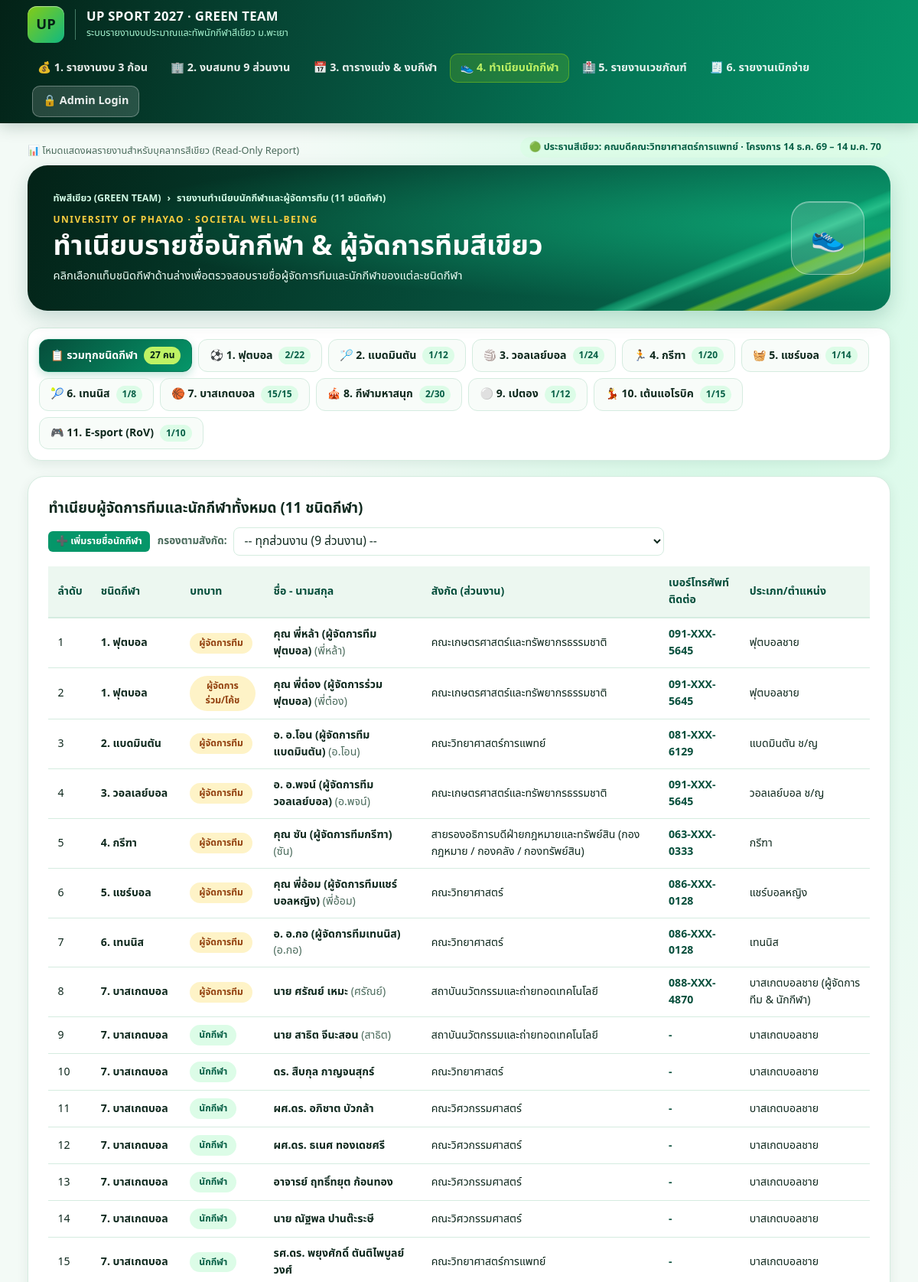
The app's page /athletes.php (upper part) with its own data.
### tables this page shows
CREATE TABLE sports (
    id INT AUTO_INCREMENT PRIMARY KEY,
    sport_no INT NOT NULL UNIQUE,
    sport_name VARCHAR(100) NOT NULL,
    sport_type VARCHAR(100) NOT NULL,
    default_venue VARCHAR(150) NOT NULL,
    manager_unit_id INT NULL,
    manager_unit VARCHAR(150) NOT NULL,
    manager_name VARCHAR(150) NOT NULL,
    manager_phone VARCHAR(50) NULL,
    sub_manager_name VARCHAR(150) NULL,
    sub_manager_phone VARCHAR(50) NULL,
    target_athletes INT NOT NULL DEFAULT 15,
    registered_athletes INT NOT NULL DEFAULT 0,
    practice_days INT NOT NULL DEFAULT 3,
    practice_cost_per_day DECIMAL(10,2) NOT NULL DEFAULT 150.00,
    match_days INT NOT NULL DEFAULT 3,
    match_cost_per_day DECIMAL(10,2) NOT NULL DEFAULT 300.00,
    extra_consumables_cost DECIMAL(10,2) NOT NULL DEFAULT 0.00,
    alloc_tranche_1 DECIMAL(10,2) NOT NULL DEFAULT 0.00,
    alloc_tranche_2 DECIMAL(10,2) NOT NULL DEFAULT 0.00,
    alloc_tranche_3 DECIMAL(10,2) NOT NULL DEFAULT 0.00,
    sponsor_bottles_per_match INT NOT NULL DEFAULT 15,
    cooling_spray_quota INT NOT NULL DEFAULT 1,
    medical_risk ENUM('LOW', 'MEDIUM', 'HIGH') DEFAULT 'MEDIUM',
    notes TEXT NULL,
    FOREIGN KEY (manager_unit_id) REFERENCES units(id) ON DELETE SET NULL
);

CREATE TABLE sport_members (
    id INT AUTO_INCREMENT PRIMARY KEY,
    sport_id INT NOT NULL,
    unit_id INT NOT NULL,
    member_role ENUM('MANAGER', 'COACH', 'ATHLETE', 'SUB_ATHLETE', 'COORDINATOR') NOT NULL DEFAULT 'ATHLETE',
    title_prefix VARCHAR(50) NULL,
    full_name VARCHAR(150) NOT NULL,
    nickname VARCHAR(60) NULL,
    gender ENUM('M', 'F', 'OTHER') DEFAULT 'M',
    personnel_type ENUM('STAFF', 'EMPLOYEE', 'EXECUTIVE') DEFAULT 'STAFF',
    phone VARCHAR(50) NOT NULL,
    line_id VARCHAR(100) NULL,
    competition_category VARCHAR(100) NULL,
    shirt_size VARCHAR(10) DEFAULT 'L',
    food_allergy_or_medical VARCHAR(255) NULL,
    join_parade TINYINT(1) NOT NULL DEFAULT 0,
    join_cheer TINYINT(1) NOT NULL DEFAULT 0,
    join_bmi TINYINT(1) NOT NULL DEFAULT 1,
    created_at TIMESTAMP DEFAULT CURRENT_TIMESTAMP,
    FOREIGN KEY (sport_id) REFERENCES sports(id) ON DELETE CASCADE,
    FOREIGN KEY (unit_id) REFERENCES units(id) ON DELETE RESTRICT
);

CREATE TABLE units (
    id INT AUTO_INCREMENT PRIMARY KEY,
    unit_code VARCHAR(20) NOT NULL UNIQUE,
    unit_name VARCHAR(150) NOT NULL,
    parent_line VARCHAR(150) NOT NULL,
    staff_count INT NOT NULL DEFAULT 0 COMMENT 'จำนวนพนักงาน (คนละ 100 บาท)',
    employee_count INT NOT NULL DEFAULT 0 COMMENT 'จำนวนลูกจ้าง (ยกเว้นรายหัว)',
    expected_participation_pct DECIMAL(5,2) NOT NULL DEFAULT 70.00 COMMENT '% คาดการณ์ผู้เข้าร่วมจริง',
    exec_support_pledged DECIMAL(10,2) NOT NULL DEFAULT 0.00 COMMENT 'งบผู้บริหารแจ้งสนับสนุน (ก้อน 1)',
    exec_support_received DECIMAL(10,2) NOT NULL DEFAULT 0.00 COMMENT 'งบผู้บริหารที่ส่งแล้ว',
    headcount_received DECIMAL(10,2) NOT NULL DEFAULT 0.00 COMMENT 'เงินรายหัว/โครงการคณะที่ส่งแล้ว (ก้อน 3)',
    coordinator_name VARCHAR(100) NOT NULL,
    coordinator_phone VARCHAR(50) NOT NULL,
    payment_due_date DATE DEFAULT '2026-11-30',
    payment_status ENUM('PENDING', 'PARTIAL', 'PAID') DEFAULT 'PENDING',
    updated_at TIMESTAMP DEFAULT CURRENT_TIMESTAMP ON UPDATE CURRENT_TIMESTAMP
);

### config/db.php (called while the page is built, shortened)
<?php
function h($str): string {
    return htmlspecialchars((string)$str, ENT_QUOTES, 'UTF-8');
}
function mask_phone($phone, bool $show_full = false): string {
    $raw = trim((string)$phone);
    if ($raw === '' || $raw === '-' || $show_full) {
        return $raw;
    }
    $digits = preg_replace('/\D+/', '', $raw);
    if (strlen($digits) >= 9) {
        return substr($digits, 0, 3) . '-XXX-' . substr($digits, -4);
    }
    return $raw;
}

### config/auth.php (called while the page is built, shortened)
<?php
require_once __DIR__ . '/db.php';
function is_admin_logged_in(): bool {
    if (empty($_SESSION['green_admin_logged_in'])) {
        return false;
    }
    return true;
}

### athletes.php (the view, shortened to what this page needs)
<?php
require_once __DIR__ . '/config/auth.php';
$filter_sport = isset($_GET['sport_id']) ? (int)$_GET['sport_id'] : (isset($_POST['sport_id']) ? (int)$_POST['sport_id'] : 0);
$sports = $pdo->query("
    SELECT s.*,
           (SELECT COUNT(*) FROM sport_members sm WHERE sm.sport_id = s.id) AS member_count
    FROM sports s
    ORDER BY s.sport_no ASC
")->fetchAll();
$total_all_members = array_sum(array_column($sports, 'member_count'));
$active_sport_info = null;
$sql = "
    SELECT sm.*, s.sport_no, s.sport_name, u.unit_name
    FROM sport_members sm
    JOIN sports s ON s.id = sm.sport_id
    JOIN units u ON u.id = sm.unit_id
    WHERE 1=1
";
$params = [];
$sql .= " ORDER BY s.sport_no ASC, FIELD(sm.member_role, 'MANAGER', 'COACH', 'COORDINATOR', 'ATHLETE', 'SUB_ATHLETE'), sm.id ASC";
$stmt = $pdo->prepare($sql);
$stmt->execute($params);
$members = $stmt->fetchAll();
$role_labels = [
    'MANAGER'     => ['ผู้จัดการทีม', 'warn'],
    'COACH'       => ['ผู้จัดการร่วม/โค้ช', 'warn'],
    'COORDINATOR' => ['ผู้ประสานงานส่วนงาน', 'info'],
    'ATHLETE'     => ['นักกีฬา', ''],
    'SUB_ATHLETE' => ['นักกีฬาตัวสำรอง', 'info'],
];
$sport_icons = [
    1 => '⚽', 2 => '🏸', 3 => '🏐', 4 => '🏃', 5 => '🧺',
    6 => '🎾', 7 => '🏀', 8 => '🎪', 9 => '⚪', 10 => '💃', 11 => '🎮'
];
require_once __DIR__ . '/includes/header.php';
?>
<div class="sport-tabs-bar">
  <a href="athletes.php" class="sport-tab-pill <?= $filter_sport === 0 ? 'active' : '' ?>">
    <span>📋 รวมทุกชนิดกีฬา</span>
    <span class="sport-tab-count"><?= (int)$total_all_members ?> คน</span>
  </a>
  <?php foreach ($sports as $sp):
    $sid = (int)$sp['id'];
    $sno = (int)$sp['sport_no'];
    $ico = $sport_icons[$sno] ?? '🏅';
    $is_active = ($filter_sport === $sid);
  ?>
    <a href="athletes.php?sport_id=<?= $sid ?>" class="sport-tab-pill <?= $is_active ? 'active' : '' ?>">
      <span><?= $ico ?> <?= $sno ?>. <?= h($sp['sport_name']) ?></span>
      <span class="sport-tab-count"><?= (int)$sp['member_count'] ?>/<?= (int)$sp['target_athletes'] ?></span>
    </a>
  <?php endforeach; ?>
</div>
<div class="white-shell">
  <div style="display:flex; justify-content:space-between; align-items:center; flex-wrap:wrap; gap:10px; margin-bottom:14px;">
    <h2 style="font-size:1.18rem; font-weight:800;">
      <?= $active_sport_info ? 'ทำเนียบผู้จัดการทีมและนักกีฬา: ' . h($active_sport_info['sport_name']) : 'ทำเนียบผู้จัดการทีมและนักกีฬาทั้งหมด (11 ชนิดกีฬา)' ?>
    </h2>
    <div style="display:flex; align-items:center; gap:10px; flex-wrap:wrap;">
      <button type="button" class="btn-primary btn-sm" onclick="toggleRegForm()">➕ เพิ่มรายชื่อนักกีฬา</button>
      <form method="get" style="display:flex; align-items:center; gap:8px; margin:0;">
        <label style="font-size:0.84rem; font-weight:700; color:var(--muted);">กรองตามสังกัด:</label>
        <select name="unit_id" class="form-control" style="width:auto; padding:5px 10px;" onchange="this.form.submit()">
          <option value="0">-- ทุกส่วนงาน (9 ส่วนงาน) --</option>
        </select>
      </form>
    </div>
  </div>
  <div style="overflow-x:auto;">
    <table class="up-table">
      <thead>
        <tr>
          <th>ลำดับ</th>
          <th>ชนิดกีฬา</th>
          <th>บทบาท</th>
          <th>ชื่อ - นามสกุล</th>
          <th>สังกัด (ส่วนงาน)</th>
          <th>เบอร์โทรศัพท์ติดต่อ</th>
          <th>ประเภท/ตำแหน่ง</th>
        </tr>
      </thead>
      <tbody>
        <?php if (empty($members)): ?>
          <tr>
            <td colspan="7" style="text-align:center; padding:24px; color:var(--muted);">ยังไม่มีรายชื่อนักกีฬาในหมวดนี้</td>
          </tr>
        <?php else: ?>
          <?php foreach ($members as $idx => $m):
            [$r_text, $r_cls] = $role_labels[$m['member_role']] ?? [$m['member_role'], ''];
          ?>
          <tr>
            <td><?= $idx + 1 ?></td>
            <td><strong><?= (int)$m['sport_no'] ?>. <?= h($m['sport_name']) ?></strong></td>
            <td><span class="status-pill <?= $r_cls ?>"><?= h($r_text) ?></span></td>
            <td>
              <strong><?= h(trim($m['title_prefix'] . ' ' . $m['full_name'])) ?></strong>
              <?php if ($m['nickname']): ?>
                <span style="color:var(--muted);"> (<?= h($m['nickname']) ?>)</span>
              <?php endif; ?>
            </td>
            <td><?= h($m['unit_name']) ?></td>
            <td style="font-weight:750; color:var(--green-dark);"><?= h(mask_phone($m['phone'], is_admin_logged_in())) ?></td>
            <td><?= h($m['competition_category'] ?: '-') ?></td>
          </tr>
          <?php endforeach; ?>
        <?php endif; ?>
      </tbody>
    </table>
  </div>
</div>
<?php require_once __DIR__ . '/includes/footer.php'; ?>

### assets/css/green-theme.css (style rules this page uses)
:root { --ink: #0f291e; --muted: #4b6b5c; --deep: #042f1f; --green: #059669; --green-dark: #064e3b; --green-mid: #047857; --hot: #84cc16; --gold: #f9ce40; --paper: #f3faf6; --line: #d5ece0; --white: #ffffff; --radius: 16px; --shadow: 0 5px 15px rgba(6, 57, 38, 0.08); --max: 1408px; --pad: clamp(16px, 3vw, 40px); --thai: "Noto Sans Thai", "Leelawadee UI", "Tahoma", system-ui, sans-serif; }
*, *::before, *::after { box-sizing: border-box; }
html { color-scheme: light; }
body { margin: 0; background: radial-gradient(ellipse at 83% 13%, #d1fae5 0, transparent 38rem), var(--paper); color: var(--ink); font: 15.5px/1.56 var(--thai); font-variant-numeric: tabular-nums; min-height: 100vh; }
h1, h2, h3, h4, p { margin: 0; }
a { color: var(--green-dark); text-decoration: none; }
button, input, select, textarea { font: inherit; }
button, select { cursor: pointer; }
.white-shell { background: var(--white); border-radius: 22px; border: 1px solid var(--line); box-shadow: var(--shadow); padding: clamp(18px, 2.2vw, 28px); margin-bottom: 22px; }
.status-pill { display: inline-block; padding: 4px 12px; border-radius: 99px; font-size: 0.76rem; font-weight: 750; text-align: center; background: #dcfce7; color: #065f46; }
.status-pill.warn { background: #fef3c7; color: #92400e; }
.up-table { width: 100%; border-collapse: collapse; font-size: 0.88rem; }
.up-table th { text-align: left; padding: 11px 12px; background: #ecf7f0; color: var(--green-dark); font-weight: 750; border-bottom: 2px solid var(--line); }
.up-table td { padding: 10px 12px; border-bottom: 1px solid var(--line); vertical-align: middle; }
.form-control { width: 100%; padding: 7px 10px; border-radius: 8px; border: 1px solid var(--line); background: #fff; color: var(--ink); }
.btn-primary { background: var(--green); color: #fff; border: 0; padding: 8px 16px; border-radius: 8px; font-weight: 750; transition: background 0.15s; }
.btn-sm { padding: 4px 10px; font-size: 0.78rem; border-radius: 6px; }

### athletes.php (style rules this page uses)
.sport-tabs-bar { display: flex; flex-wrap: wrap; gap: 8px; margin-bottom: 20px; background: #ffffff; padding: 14px; border-radius: 18px; border: 1px solid var(--line); box-shadow: var(--shadow); }
.sport-tab-pill { display: inline-flex; align-items: center; gap: 8px; padding: 9px 14px; border-radius: 12px; border: 1px solid var(--line); background: #f8fcf9; color: var(--ink); font-weight: 700; font-size: 0.88rem; text-decoration: none; transition: all 0.15s ease; }
.sport-tab-pill.active { background: linear-gradient(135deg, #064e3b, #059669); color: #ffffff; border-color: #047857; box-shadow: 0 4px 12px rgba(5, 150, 105, 0.25); }
.sport-tab-count { padding: 2px 8px; border-radius: 99px; font-size: 0.75rem; font-weight: 800; background: #dcfce7; color: #065f46; }
.sport-tab-pill.active .sport-tab-count { background: #bef264; color: #032217; }

### records on screen
sports: sport_no "⚽", sport_no "1", sport_name "ฟุตบอล", member_count "2", target_athletes "22"
sports: sport_no "🏸", sport_no "2", sport_name "แบดมินตัน", member_count "1", target_athletes "12"
sports: sport_no "🏐", sport_no "3", sport_name "วอลเลย์บอล", member_count "1", target_athletes "24"
sports: sport_no "🏃", sport_no "4", sport_name "กรีฑา", member_count "1", target_athletes "20"
sports: sport_no "🧺", sport_no "5", sport_name "แชร์บอล", member_count "1", target_athletes "14"
sports: sport_no "🎾", sport_no "6", sport_name "เทนนิส", member_count "1", target_athletes "8"
sports: sport_no "🏀", sport_no "7", sport_name "บาสเกตบอล", member_count "15", target_athletes "15"
sports: sport_no "🎪", sport_no "8", sport_name "กีฬามหาสนุก", member_count "2", target_athletes "30"
sports: sport_no "⚪", sport_no "9", sport_name "เปตอง", member_count "1", target_athletes "12"
sports: sport_no "💃", sport_no "10", sport_name "เต้นแอโรบิค", member_count "1", target_athletes "15"
sports: sport_no "🎮", sport_no "11", sport_name "E-sport (RoV)", member_count "1", target_athletes "10"
sport_members: sport.sport_no "1", sport.sport_name "ฟุตบอล", r_text "ผู้จัดการทีม", title_prefix+full_name "คุณ พี่หล้า (ผู้จัดการทีมฟุตบอล)", nickname "พี่หล้า", unit.unit_name "คณะเกษตรศาสตร์และทรัพยากรธรรมชาติ", phone "091-XXX-5645", competition_category "ฟุตบอลชาย"
sport_members: sport.sport_no "1", sport.sport_name "ฟุตบอล", r_text "ผู้จัดการร่วม/โค้ช", title_prefix+full_name "คุณ พี่ต๋อง (ผู้จัดการร่วมฟุตบอล)", nickname "พี่ต๋อง", unit.unit_name "คณะเกษตรศาสตร์และทรัพยากรธรรมชาติ", phone "091-XXX-5645", competition_category "ฟุตบอลชาย"
sport_members: sport.sport_no "2", sport.sport_name "แบดมินตัน", r_text "ผู้จัดการทีม", title_prefix+full_name "อ. อ.โอน (ผู้จัดการทีมแบดมินตัน)", nickname "อ.โอน", unit.unit_name "คณะวิทยาศาสตร์การแพทย์", phone "081-XXX-6129", competition_category "แบดมินตัน ช/ญ"
sport_members: sport.sport_no "3", sport.sport_name "วอลเลย์บอล", r_text "ผู้จัดการทีม", title_prefix+full_name "อ. อ.พจน์ (ผู้จัดการทีมวอลเลย์บอล)", nickname "อ.พจน์", unit.unit_name "คณะเกษตรศาสตร์และทรัพยากรธรรมชาติ", phone "091-XXX-5645", competition_category "วอลเลย์บอล ช/ญ"
sport_members: sport.sport_no "4", sport.sport_name "กรีฑา", r_text "ผู้จัดการทีม", title_prefix+full_name "คุณ ซัน (ผู้จัดการทีมกรีฑา)", nickname "ซัน", unit.unit_name "สายรองอธิการบดีฝ่ายกฎหมายและทรัพย์สิน (กองกฎหมาย / กองคลัง / กองทรัพย์สิน)", phone "063-XXX-0333", competition_category "กรีฑา"
sport_members: sport.sport_no "5", sport.sport_name "แชร์บอล", r_text "ผู้จัดการทีม", title_prefix+full_name "คุณ พี่อ้อม (ผู้จัดการทีมแชร์บอลหญิง)", nickname "พี่อ้อม", unit.unit_name "คณะวิทยาศาสตร์", phone "086-XXX-0128", competition_category "แชร์บอลหญิง"
sport_members: sport.sport_no "6", sport.sport_name "เทนนิส", r_text "ผู้จัดการทีม", title_prefix+full_name "อ. อ.กอ (ผู้จัดการทีมเทนนิส)", nickname "อ.กอ", unit.unit_name "คณะวิทยาศาสตร์", phone "086-XXX-0128", competition_category "เทนนิส"
sport_members: sport.sport_no "7", sport.sport_name "บาสเกตบอล", r_text "ผู้จัดการทีม", title_prefix+full_name "นาย ศรัณย์ เหมะ", nickname "ศรัณย์", unit.unit_name "สถาบันนวัตกรรมและถ่ายทอดเทคโนโลยี", phone "088-XXX-4870", competition_category "บาสเกตบอลชาย (ผู้จัดการทีม & นักกีฬา)"
sport_members: sport.sport_no "7", sport.sport_name "บาสเกตบอล", r_text "นักกีฬา", title_prefix+full_name "นาย สาธิต จีนะสอน", nickname "สาธิต", unit.unit_name "สถาบันนวัตกรรมและถ่ายทอดเทคโนโลยี", phone "-", competition_category "บาสเกตบอลชาย"
sport_members: sport.sport_no "7", sport.sport_name "บาสเกตบอล", r_text "นักกีฬา", title_prefix+full_name "ดร. สืบกุล กาญจนสุกร์", unit.unit_name "คณะวิทยาศาสตร์", phone "-", competition_category "บาสเกตบอลชาย"
sport_members: sport.sport_no "7", sport.sport_name "บาสเกตบอล", r_text "นักกีฬา", title_prefix+full_name "ผศ.ดร. อภิชาต บัวกล้า", unit.unit_name "คณะวิศวกรรมศาสตร์", phone "-", competition_category "บาสเกตบอลชาย"
sport_members: sport.sport_no "7", sport.sport_name "บาสเกตบอล", r_text "นักกีฬา", title_prefix+full_name "ผศ.ดร. ธเนศ ทองเดชศรี", unit.unit_name "คณะวิศวกรรมศาสตร์", phone "-", competition_category "บาสเกตบอลชาย"
sport_members: sport.sport_no "7", sport.sport_name "บาสเกตบอล", r_text "นักกีฬา", title_prefix+full_name "อาจารย์ ฤทธิ์ทยุต ก้อนทอง", unit.unit_name "คณะวิศวกรรมศาสตร์", phone "-", competition_category "บาสเกตบอลชาย"
sport_members: sport.sport_no "7", sport.sport_name "บาสเกตบอล", r_text "นักกีฬา", title_prefix+full_name "นาย ณัฐพล ปานต๊ะระษี", unit.unit_name "คณะวิศวกรรมศาสตร์", phone "-", competition_category "บาสเกตบอลชาย"
sport_members: sport.sport_no "7", sport.sport_name "บาสเกตบอล", r_text "นักกีฬา", title_prefix+full_name "รศ.ดร. พยุงศักดิ์ ตันติไพบูลย์วงศ์", unit.unit_name "คณะวิทยาศาสตร์การแพทย์", phone "-", competition_category "บาสเกตบอลชาย"

### other values on screen
$page_crumb "รายงานทำเนียบนักกีฬาและผู้จัดการทีม (11 ชนิดกีฬา)"
$page_heading "ทำเนียบรายชื่อนักกีฬา & ผู้จัดการทีมสีเขียว"
$page_desc "คลิกเลือกแท็บชนิดกีฬาด้านล่างเพื่อตรวจสอบรายชื่อผู้จัดการทีมและนักกีฬาของแต่ละชนิดกีฬา"
$page_icon "👟"
$total_all_members "27"
